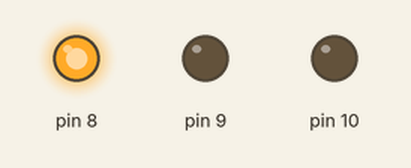
This sketch was run on a simulated Arduino Uno, built with avr-gcc and run on an emulated ATmega328P. On the bench: output pins drawn as LEDs (lit = HIGH).

Above: at 1.0 s.
At 2.5 s:
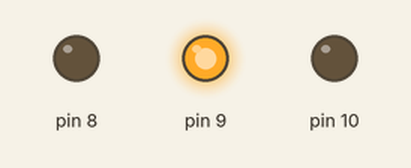
At 4.0 s:
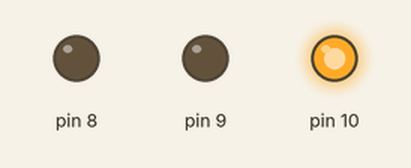
Timing chart, 0 to 6.5 s (numbered marks = the images above):
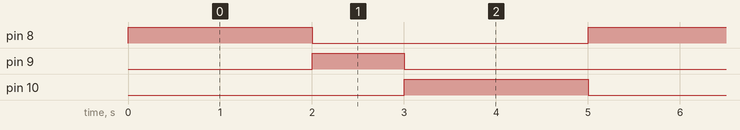

Measured:
- by itself, pin 8, pin 10: alternates HIGH for 2.0 s and LOW for 3.0 s
- by itself, pin 9: alternates HIGH for 1.0 s and LOW for 4.0 s
- by itself, everything shown: repeats every 5.0 s, in 3 steps

The sketch:

Traffic_light.ino
```cpp
void setup() {
  pinMode(8,OUTPUT);
  pinMode(9,OUTPUT);
  pinMode(10,OUTPUT);
}

void setState(int g, int y, int r) {
  digitalWrite(8, g);
  digitalWrite(9, y);
  digitalWrite(10, r);
}

void loop() {
  setState(HIGH, LOW, LOW);
  delay(2000);
  setState(LOW, HIGH, LOW);
  delay(1000);
  setState(LOW, LOW, HIGH);
  delay(2000);
}

//made a traffic light setup using arduino
//debugged the green led being dimmer compared to yellow and red
```
